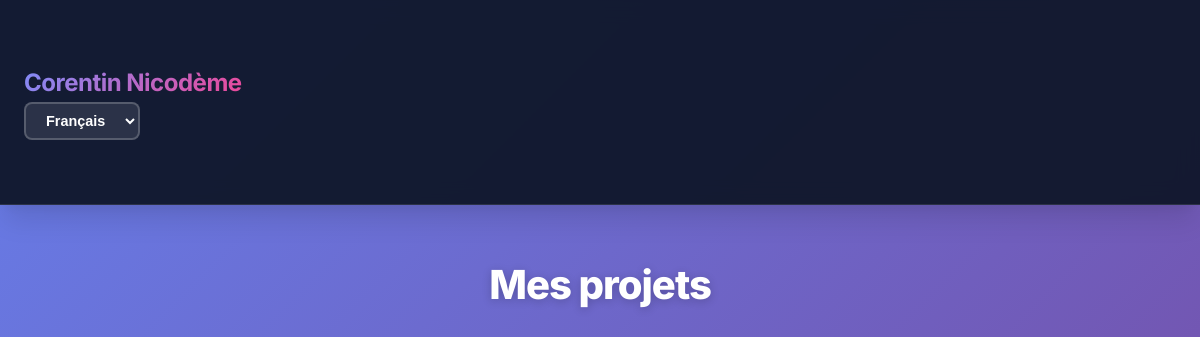
The page /fr/portfolio/ on the database as committed earlier.
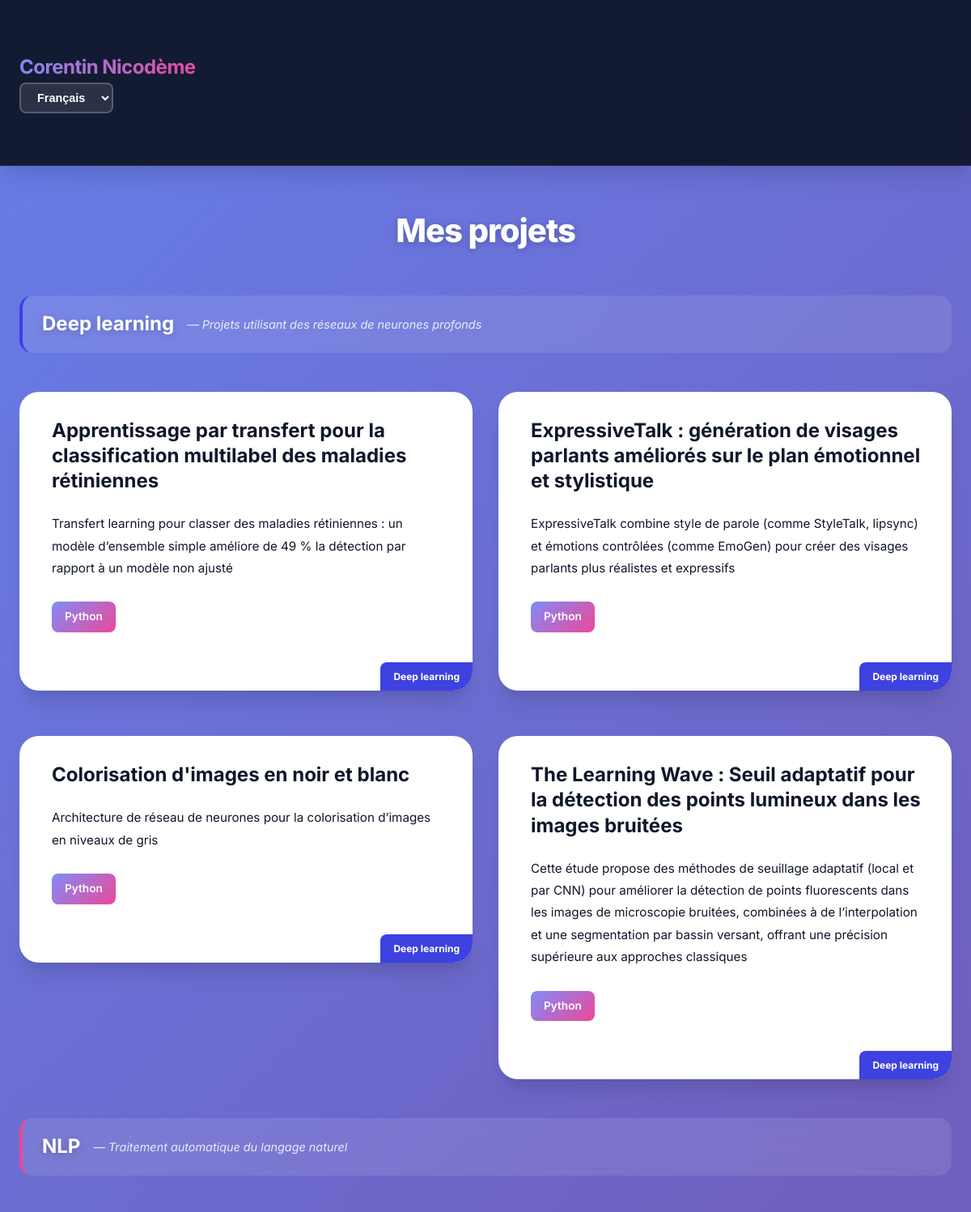
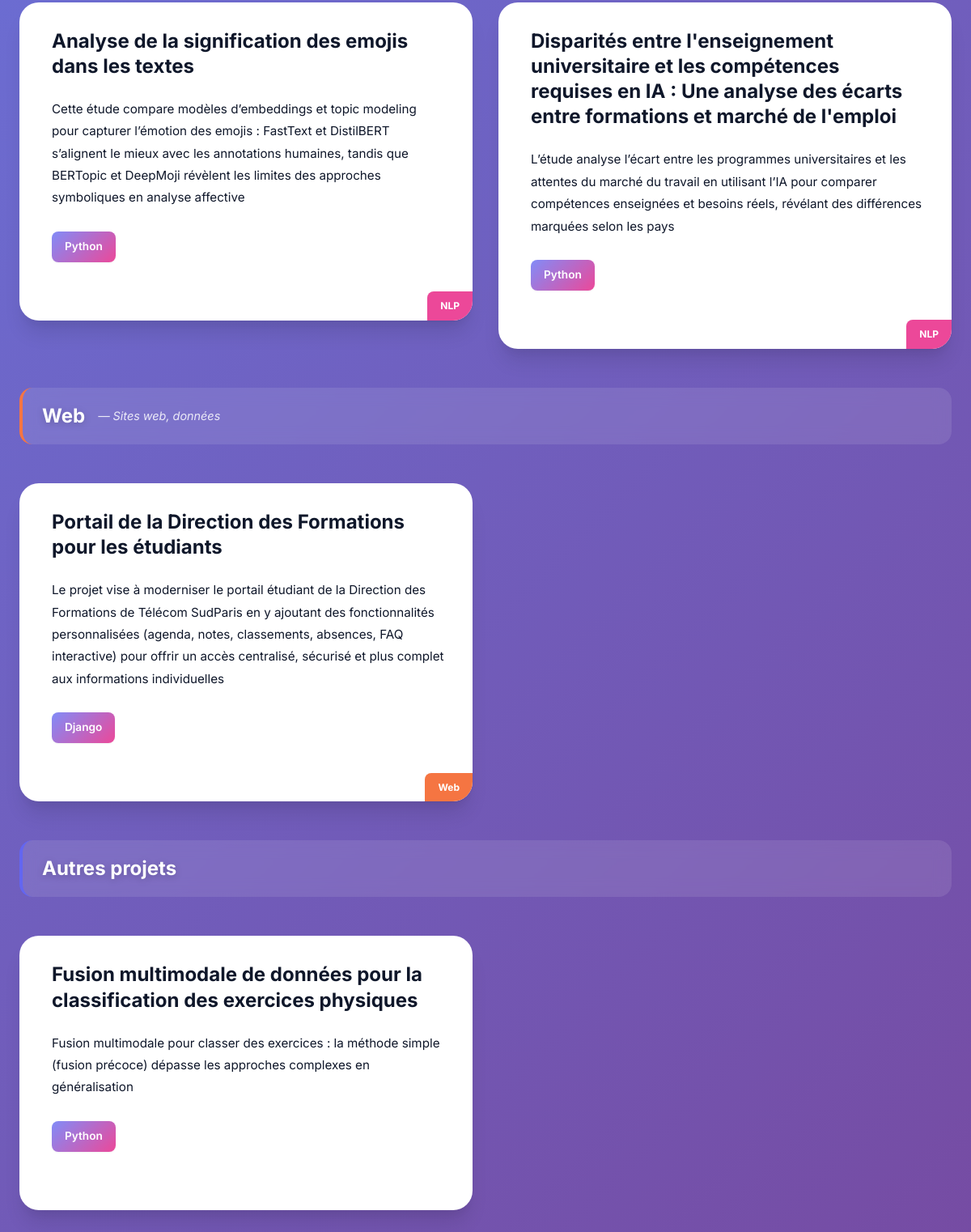
The same page on the database as committed later (2 pictures, top to bottom).
### portfolio/models.py (models this page shows, shortened)
class Category(models.Model):
    name = models.CharField(max_length=100, unique=True)
    slug = models.SlugField(max_length=100, unique=True)
    description = models.TextField(blank=True)
    color = models.CharField(
        max_length=7,
        default="#6366f1",
        help_text="Couleur hexadécimale pour la catégorie (ex: #6366f1)"
    )
    order = models.IntegerField(
        default=0,
        help_text="Ordre d'affichage (plus petit = en premier)"
    )
    class Meta:
        verbose_name_plural = "Categories"
        ordering = ['order', 'name']

class Project(models.Model):
    title = models.CharField(max_length=200)
    short_description = models.TextField(max_length=300)
    description = models.TextField()
    category = models.ForeignKey(
        Category,
        on_delete=models.SET_NULL,
        null=True,
        blank=True,
        related_name='projects'
    )
    institution = models.ForeignKey(
        Institution,
        on_delete=models.SET_NULL,
        null=True,
        blank=True,
        related_name='projects',
        help_text="Établissement où le projet a été réalisé"
    )
    is_research = models.BooleanField(
        default=False,
        help_text="Cocher si c'est un projet de recherche"
    )
    github_url = models.URLField(blank=True)
    technologies = models.CharField(
        max_length=200,
        help_text="Ex: C++, Python, Django, IA"
    )
    created_at = models.DateField()
    order = models.IntegerField(
        default=0,
        help_text="Ordre d'affichage dans la catégorie"
    )
    class Meta:
        ordering = ['category__order', 'order', '-created_at']

### portfolio/views.py (the view)
# urls.py: path("", ProjectListView.as_view(), name="project_list"),
class ProjectListView(ListView):
    model = Project
    template_name = "portfolio/project_list.html"
    context_object_name = "projects"
    def get_context_data(self, **kwargs):
        context = super().get_context_data(**kwargs)
        context['categories'] = Category.objects.prefetch_related('projects').all()
        return context

### templates/portfolio/project_list.html (shortened to what this page needs)
{% extends "portfolio/base.html" %}
{% load i18n %}
{% load media_filters %}
{% block content %}
<h1 class="mb-4">{% trans "Mes projets" %}</h1>
{% for category in categories %}
  {% if category.projects.all %}
    <div class="category-section">
      <div class="category-header" style="border-left-color: {{ category.color }};">
        <h2 class="category-title">{{ category.name }}</h2>
        {% if category.description %}
          <span class="category-description">— {{ category.description }}</span>
        {% endif %}
      </div>
      <div class="row g-4">
          {% for project in category.projects.all %}
            <div class="col-md-6 col-lg-4">
              <a href="{% url 'project_detail' project.pk %}" class="card-link">
                <div class="card project-card h-100">
                  <div class="project-card-header">
                    <span class="category-badge" style="background: {{ category.color }};">
                      {{ category.name }}
                    </span>
                  </div>
                    <div class="project-card-inner">
                  <div class="card-body d-flex flex-column">
                    <h5 class="card-title">{{ project.title }}</h5>
                    <p class="card-text">{{ project.short_description }}</p>
                    <div class="mt-auto">
                      <span class="badge bg-secondary mb-2">{{ project.technologies }}</span>
                    </div>
                  </div>
                  </div>
                </div>
              </a>
            </div>
          {% endfor %}
        </div>
    </div>
  {% endif %}
{% endfor %}
{% with uncategorized=projects|default_if_none:"" %}
  {% if uncategorized %}
    {% with uncategorized_projects=projects %}
      {% if uncategorized_projects %}
        <div class="category-section">
          <div class="category-header">
            <h2 class="category-title">{% trans "Autres projets" %}</h2>
          </div>
          <div class="row g-4">
            {% for project in uncategorized_projects %}
              {% if not project.category %}
                <div class="col-md-6 col-lg-4">
                <a href="{% url 'project_detail' project.pk %}" class="card-link">
                  <div class="card project-card h-100">
                  <div class="project-card-inner">
                    <div class="card-body d-flex flex-column">
                      <h5 class="card-title">{{ project.title }}</h5>
                      <p class="card-text">{{ project.short_description }}</p>
                      <div class="mt-auto">
                        <span class="badge bg-secondary mb-2">{{ project.technologies }}</span><br>
                      </div>
                    </div>
                  </div>
                  </div>
                </a>
                </div>
              {% endif %}
            {% endfor %}
          </div>
        </div>
      {% endif %}
    {% endwith %}
  {% endif %}
{% endwith %}
{% endblock %}

### templates/portfolio/base.html (shortened to what this page needs)
{% load static %}
{% load i18n %}
<!DOCTYPE html>
<html lang="{{ LANGUAGE_CODE }}">
<head>
    <link rel="stylesheet" href="{% static 'css/style_portfolio.css' %}">
</head>
<body>
<nav class="navbar navbar-dark bg-dark mb-4">
  <div class="container">
    <span class="navbar-brand">Corentin Nicodème</span>
    <div class="language-selector">
      <form action="{% url 'set_language' %}" method="post">
        <select name="language" onchange="this.form.submit()" class="language-select">
          {% get_current_language as LANGUAGE_CODE %}
          {% get_available_languages as LANGUAGES %}
          {% for lang_code, lang_name in LANGUAGES %}
            <option value="{{ lang_code }}" {% if lang_code == LANGUAGE_CODE %}selected{% endif %}>
              {{ lang_name }}
            </option>
          {% endfor %}
        </select>
      </form>
    </div>
  </div>
</nav>
<div class="container">
    {% block content %}{% endblock %}
</div>
</body>
</html>

Rows that differ between the two databases and show on the page:
added Category: name "Deep learning", description "Projets utilisant des réseaux de neurones profonds"
added Project: title "Apprentissage par transfert pour la classification multilabel des maladies rétiniennes", short_description "Transfert learning pour classer des maladies rétiniennes : un modèle d’ensemble simple améliore de 49 % la détection par rapport à un modèle non ajusté", technologies "Python", shown under "Deep learning"
added Project: title "ExpressiveTalk : génération de visages parlants améliorés sur le plan émotionnel et stylistique", short_description "ExpressiveTalk combine style de parole (comme StyleTalk, lipsync) et émotions contrôlées (comme EmoGen) pour créer des visages parlants plus réalistes et expressifs", technologies "Python", shown under "Deep learning"
added Project: title "Colorisation d'images en noir et blanc", short_description "Architecture de réseau de neurones pour la colorisation d’images en niveaux de gris", technologies "Python", shown under "Deep learning"
added Project: title "The Learning Wave : Seuil adaptatif pour la détection des points lumineux dans les images bruitées", short_description "Cette étude propose des méthodes de seuillage adaptatif (local et par CNN) pour améliorer la détection de points fluorescents dans les images de microscopie bruitées, combinées à de l’interpolation et une segmentation par bassin versant, offrant une précision supérieure aux approches classiques", technologies "Python", shown under "Deep learning"
added Category: name "NLP", description "Traitement automatique du langage naturel"
added Project: title "Analyse de la signification des emojis dans les textes", short_description "Cette étude compare modèles d’embeddings et topic modeling pour capturer l’émotion des emojis : FastText et DistilBERT s’alignent le mieux avec les annotations humaines, tandis que BERTopic et DeepMoji révèlent les limites des approches symboliques en analyse affective", technologies "Python", shown under "NLP"
added Project: title "Disparités entre l'enseignement universitaire et les compétences requises en IA : Une analyse des écarts entre formations et marché de l'emploi", short_description "L’étude analyse l’écart entre les programmes universitaires et les attentes du marché du travail en utilisant l’IA pour comparer compétences enseignées et besoins réels, révélant des différences marquées selon les pays", technologies "Python", shown under "NLP"
added Category: name "Web", description "Sites web, données"
added Project: title "Portail de la Direction des Formations pour les étudiants", short_description "Le projet vise à moderniser le portail étudiant de la Direction des Formations de Télécom SudParis en y ajoutant des fonctionnalités personnalisées (agenda, notes, classements, absences, FAQ interactive) pour offrir un accès centralisé, sécurisé et plus complet aux informations individuelles", technologies "Django", shown under "Web"
added Project: title "Fusion multimodale de données pour la classification des exercices physiques", short_description "Fusion multimodale pour classer des exercices : la méthode simple (fusion précoce) dépasse les approches complexes en généralisation", technologies "Python", shown under "Autres projets"
Other text that changed with them:
text now shown: "Autres projets"
